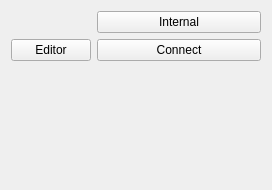
<?xml version="1.0" encoding="UTF-8"?>
<ui version="4.0">
 <class>Dialog</class>
 <widget class="QDialog" name="Dialog">
  <property name="geometry">
   <rect>
    <x>0</x>
    <y>0</y>
    <width>272</width>
    <height>190</height>
   </rect>
  </property>
  <property name="windowTitle">
   <string>Dialog</string>
  </property>
  <layout class="QVBoxLayout" name="verticalLayout">
   <item>
    <layout class="QFormLayout" name="formLayout">
     <item row="0" column="1">
      <widget class="QPushButton" name="btnInternal">
       <property name="enabled">
        <bool>true</bool>
       </property>
       <property name="text">
        <string>Internal</string>
       </property>
       <property name="autoDefault">
        <bool>false</bool>
       </property>
      </widget>
     </item>
     <item row="2" column="1">
      <widget class="QPushButton" name="btnConnect">
       <property name="layoutDirection">
        <enum>Qt::LeftToRight</enum>
       </property>
       <property name="text">
        <string>Connect</string>
       </property>
       <property name="autoDefault">
        <bool>false</bool>
       </property>
      </widget>
     </item>
     <item row="2" column="0">
      <widget class="QPushButton" name="btnEditor">
       <property name="text">
        <string>Editor</string>
       </property>
       <property name="autoDefault">
        <bool>false</bool>
       </property>
      </widget>
     </item>
    </layout>
   </item>
  </layout>
 </widget>
 <resources/>
 <connections>
  <connection>
   <sender>btnInternal</sender>
   <signal>clicked()</signal>
   <receiver>Dialog</receiver>
   <slot>accept()</slot>
   <hints>
    <hint type="sourcelabel">
     <x>199</x>
     <y>36</y>
    </hint>
    <hint type="destinationlabel">
     <x>222</x>
     <y>13</y>
    </hint>
   </hints>
  </connection>
 </connections>
</ui>
